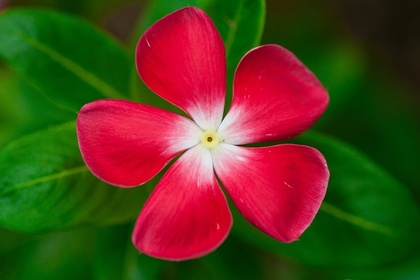
%> input picture CSE 4246 Digital Image Processing/img/sample.jpg, 420 x 280 px, shrunk from 640 x 427 before the run
$ octave saad_6.m   (GNU Octave 9; MATLAB toolbox functions it lacks are replaced by stand-ins)
%> lines starting %> are read from the running program, lines starting %| are printed output that depends on the picture
clear; clc;

img=rgb2gray(imread('img/sample.jpg'));
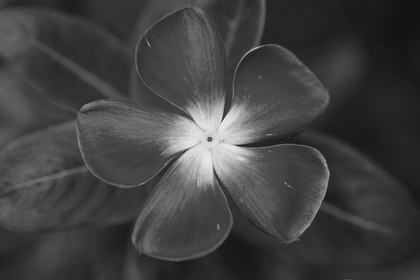
%> img: size 280x420 uint8; min 17, max 237, mean 65.1

kernel=[1 1 1
        0 0 0
       -1 -1 -1];

kernel_hor=[1 0 -1
            1 0 -1
            1 0 -1];

flipped_kernel=kernel(end:-1:1,:);

padded_img=padarray(double(img),[1,1],'replicate','both');

[r,c]=size(img);
%> r = 280; c = 420
ans = zeros(r,c);

for i=1:r
    for j=1:c
        neighbour=padded_img(i:i+3-1,j:j+3-1);
        value=sum(sum(neighbour.*flipped_kernel));
        ans(i,j)=value;
    end
end
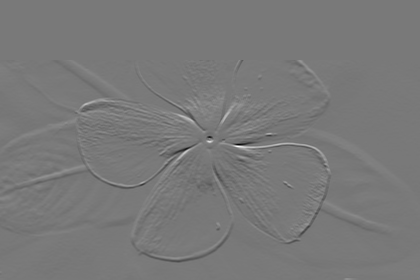
%> ans: size 280x420 double; min -458, max 505, mean -0.2; drawn with min black and max white
imshow(ans)

$ run again, with CSE 4246 Digital Image Processing/img/Baust (35).jpg copied over CSE 4246 Digital Image Processing/img/sample.jpg
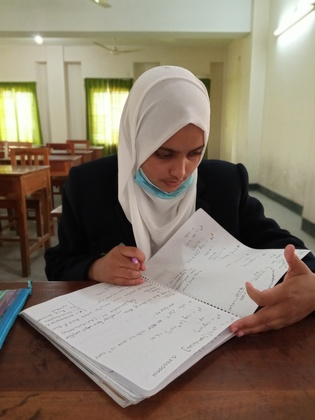
%> input picture CSE 4246 Digital Image Processing/img/Baust (35).jpg, 315 x 420 px, shrunk from 3120 x 4160 before the run
%> `padded_img=padarray(double(img),[1,1],'replicate','both');`:
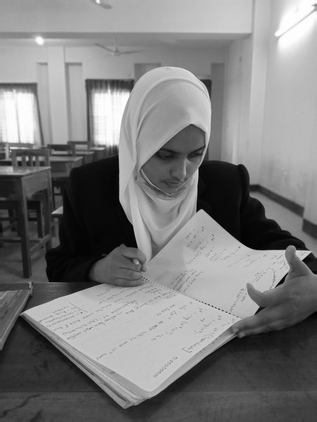
%> padded_img: size 422x317 double; min 0, max 255, mean 124.4
%> after the loop `for i=1:r`:
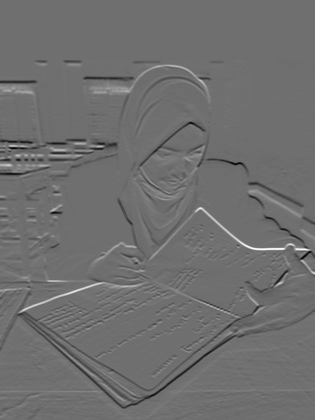
%> ans: size 420x315 double; min -429, max 551, mean -1.4; drawn with min black and max white
